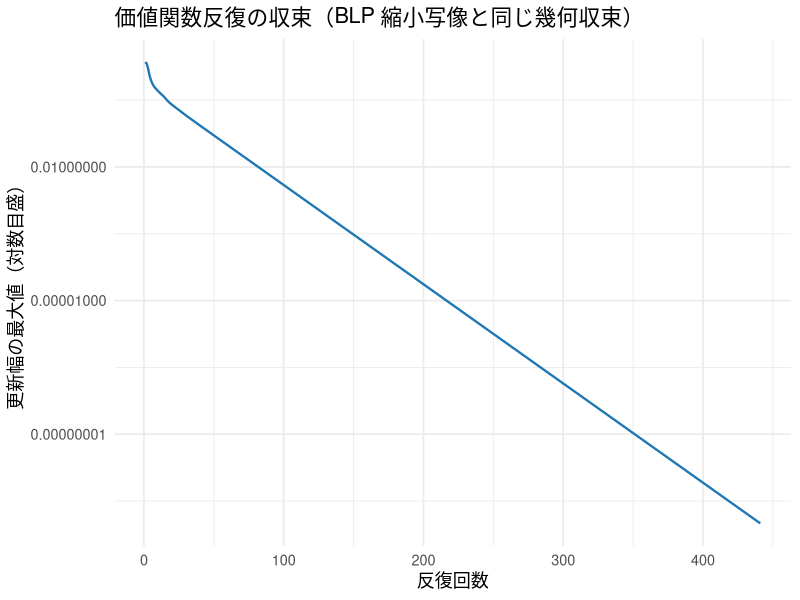
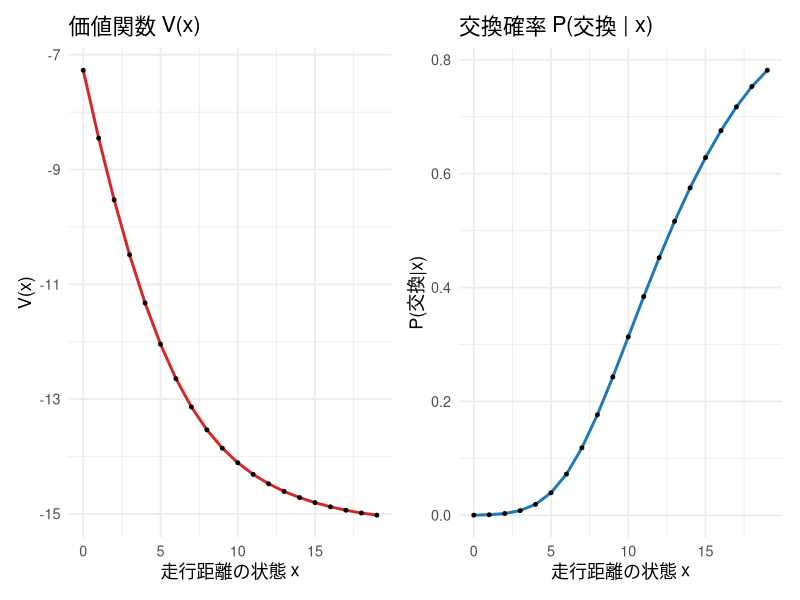
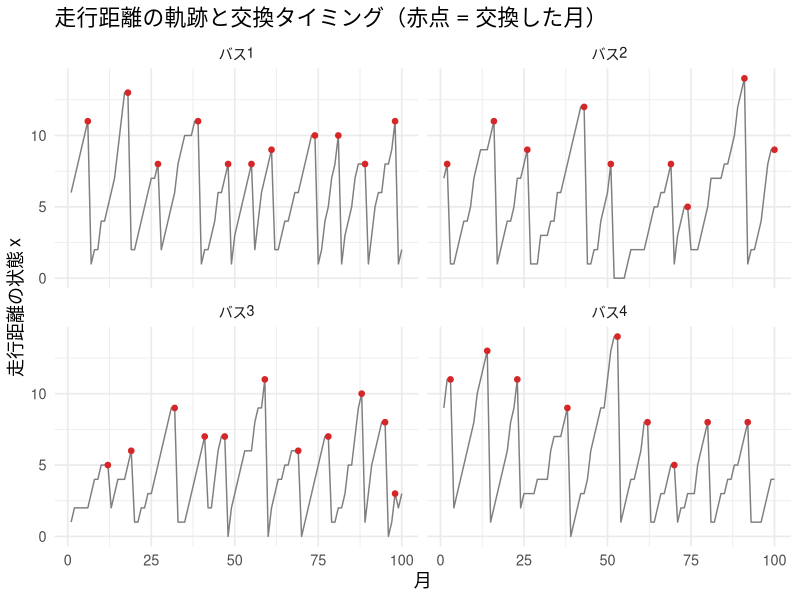
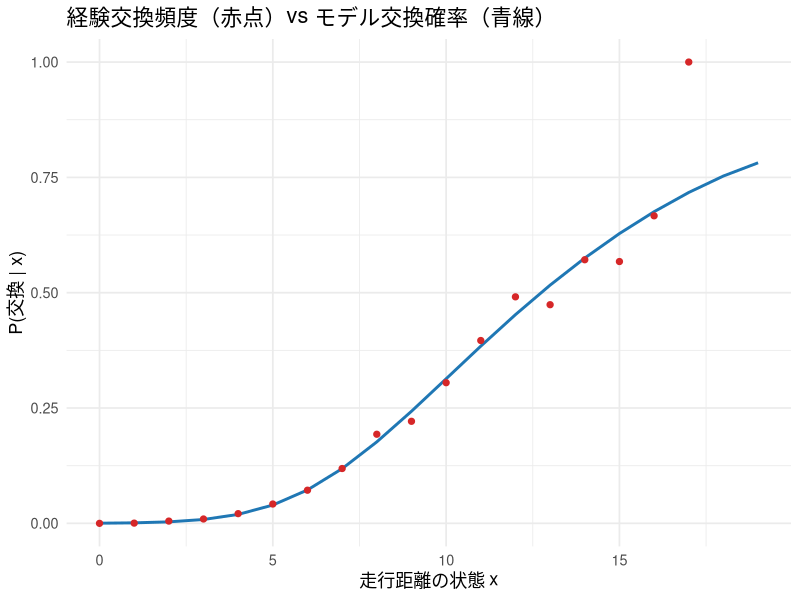
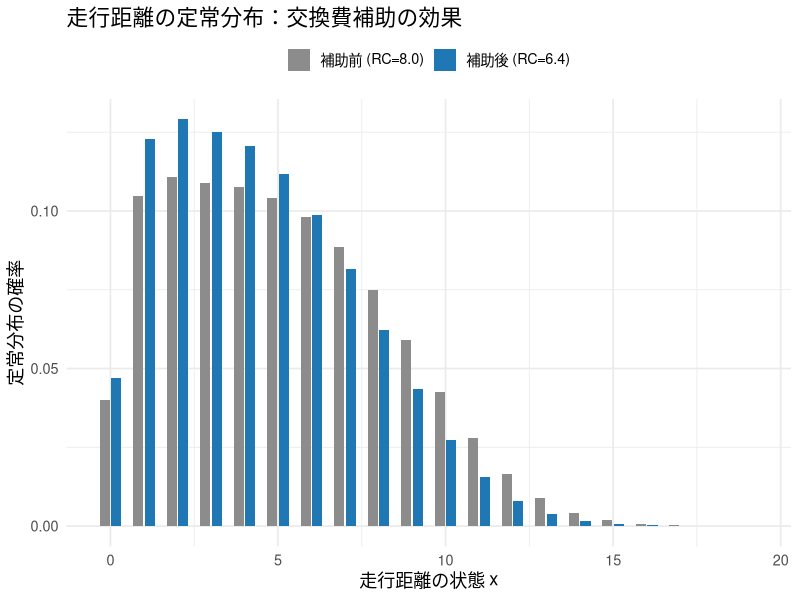

Source code (R) for these figures, in order:
## ---- chunk 1
#| include: false
library(ggplot2)
library(dplyr)
library(tidyr)
library(knitr)

set.seed(202613)

theme_lecture <- function() {
  fam <- if (Sys.info()[["sysname"]] == "Darwin") "Hiragino Sans" else ""
  theme_minimal(base_size = 13, base_family = fam)
}
theme_set(theme_lecture())
knitr::opts_chunk$set(fig.align = "center", dpi = 144)
options(scipen = 8)
## ---- chunk 2
# ---- モデルの基本設定 ----
K     <- 20            # 走行距離の状態数（0..19）
beta  <- 0.95          # 割引因子（固定）
theta1_true <- 0.15    # 維持費の傾き（1状態あたり）
RC_true     <- 8.0     # エンジン交換費
p_trans <- c(0.30, 0.55, 0.15)   # 1期に +0/+1/+2 状態進む確率
EULER   <- 0.5772156649015329    # Euler 定数（logsum の定数項）

xs <- 0:(K - 1)        # 状態の値そのもの（走行距離）

# 状態遷移行列を作る
# P0: 維持したとき（x から距離が進む）, P1: 交換したとき（0 にリセットして進む）
build_transition <- function(K, p) {
  nj <- length(p)
  P0 <- matrix(0, K, K)
  P1 <- matrix(0, K, K)
  for (x in 1:K) {          # R は 1-index。状態値は (x-1)
    xv <- x - 1
    for (j in 1:nj) {
      jj <- j - 1
      P0[x, min(xv + jj, K - 1) + 1] <- P0[x, min(xv + jj, K - 1) + 1] + p[j]
      P1[x, min(0  + jj, K - 1) + 1] <- P1[x, min(0  + jj, K - 1) + 1] + p[j]
    }
  }
  list(P0 = P0, P1 = P1)
}
tr <- build_transition(K, p_trans)
P0 <- tr$P0; P1 <- tr$P1

# 各行が確率分布になっているか確認
cat("P0 の行和の範囲:", round(range(rowSums(P0)), 8), "\n")
cat("P1 の行和の範囲:", round(range(rowSums(P1)), 8), "\n")
cat("P1 は全行が同じ（交換=リセットなので現在状態によらない）:",
    all(abs(sweep(P1, 2, P1[1, ], "-")) < 1e-12), "\n")
## ---- chunk 3
# flow utility: u(x,0) = -theta1*x, u(x,1) = -RC
flow_utils <- function(theta1, RC) {
  list(u0 = -theta1 * xs, u1 = rep(-RC, K))
}

# 価値関数反復：Bellman 作用素を収束まで繰り返す
# bta は割引因子。既定では大域の beta（=0.95）を使うが、myopic 比較のために引数化しておく。
solve_vfi <- function(theta1, RC, tol = 1e-10, maxit = 2000, trace = FALSE, bta = beta) {
  uu <- flow_utils(theta1, RC)
  V  <- rep(0, K)
  errs <- numeric(0)
  for (it in 1:maxit) {
    v0 <- uu$u0 + bta * as.vector(P0 %*% V)   # choice-specific value（維持）
    v1 <- uu$u1 + bta * as.vector(P1 %*% V)   # choice-specific value（交換）
    m  <- pmax(v0, v1)                         # 数値安定化：各状態で最大値を引く
    Vnew <- m + log(exp(v0 - m) + exp(v1 - m)) + EULER   # logsum + Euler 定数
    err  <- max(abs(Vnew - V))
    errs <- c(errs, err)
    V <- Vnew
    if (err < tol) break
  }
  v0 <- uu$u0 + bta * as.vector(P0 %*% V)
  v1 <- uu$u1 + bta * as.vector(P1 %*% V)
  list(V = V, v0 = v0, v1 = v1, errs = errs, niter = length(errs))
}

# 交換確率（logit）
ccp_replace <- function(v0, v1) {
  m <- pmax(v0, v1)
  exp(v1 - m) / (exp(v0 - m) + exp(v1 - m))
}

sol <- solve_vfi(theta1_true, RC_true, tol = 1e-10, trace = TRUE)
cat("価値関数反復が収束するまでの反復数:", sol$niter, "\n")
cat("最終更新幅:", sol$errs[sol$niter], "\n")
## ---- chunk 4
#| fig-cap: "価値関数反復の収束。誤差が対数目盛でほぼ直線に落ちる = 幾何収束（縮小係数 = beta）。"
df_conv <- data.frame(iter = seq_along(sol$errs), err = sol$errs)
ggplot(df_conv, aes(iter, err)) +
  geom_line(color = "#1f77b4", linewidth = 0.8) +
  scale_y_log10() +
  labs(title = "価値関数反復の収束（BLP 縮小写像と同じ幾何収束）",
       x = "反復回数", y = "更新幅の最大値（対数目盛）")

# 更新幅の比が beta に近づくことを確認
ratios <- sol$errs[6:15] / sol$errs[5:14]
cat("更新幅の比（beta=0.95 に近づくはず）:", round(ratios, 3), "\n")
## ---- chunk 5
#| fig-cap: "解けた価値関数 V(x) と交換確率 P(交換|x)。距離が伸びるほど交換確率が上がる S 字。"
library(patchwork)
Pr <- ccp_replace(sol$v0, sol$v1)

p_V <- ggplot(data.frame(x = xs, V = sol$V), aes(x, V)) +
  geom_line(color = "#d62728", linewidth = 1) + geom_point(size = 1) +
  labs(title = "価値関数 V(x)", x = "走行距離の状態 x", y = "V(x)")

p_P <- ggplot(data.frame(x = xs, P = Pr), aes(x, P)) +
  geom_line(color = "#1f77b4", linewidth = 1) + geom_point(size = 1) +
  labs(title = "交換確率 P(交換 | x)", x = "走行距離の状態 x", y = "P(交換|x)")

p_V + p_P

cat("P(交換|x) が単調増加:", all(diff(Pr) >= -1e-12), "\n")
cat("P(交換|x) の例（x=0,5,10,15,19）:", round(Pr[c(1, 6, 11, 16, 20)], 4), "\n")
## ---- chunk 6
# パネルシミュレーション：n_bus 台 x n_month ヶ月
simulate_panel <- function(n_bus, n_month, theta1, RC, burn = 50) {
  sol <- solve_vfi(theta1, RC, tol = 1e-10)
  Pr  <- ccp_replace(sol$v0, sol$v1)
  total_T <- n_month + burn
  X <- matrix(0L, n_bus, total_T)   # 走行距離状態（値 0..K-1 を格納）
  A <- matrix(0L, n_bus, total_T)   # 行動（0=維持, 1=交換）
  x <- sample(0:(K - 1), n_bus, replace = TRUE)   # 初期状態をランダムに
  for (t in 1:total_T) {
    u <- runif(n_bus)
    a <- as.integer(u < Pr[x + 1])                # 状態 x の交換確率で判定
    X[, t] <- x
    A[, t] <- a
    jump <- sample(0:2, n_bus, replace = TRUE, prob = p_trans)   # 距離の進み
    x <- ifelse(a == 1L, pmin(0 + jump, K - 1), pmin(x + jump, K - 1))
  }
  # burn-in を捨てて定常に近い部分だけ返す
  list(X = X[, (burn + 1):total_T], A = A[, (burn + 1):total_T])
}

n_bus <- 200; n_month <- 100
panel <- simulate_panel(n_bus, n_month, theta1_true, RC_true)
X <- panel$X; A <- panel$A

cat("パネルのセル数:", length(X), "（", n_bus, "台 x", n_month, "ヶ月 ）\n")
cat("全体の交換率:", round(mean(A), 4), "\n")
cat("平均走行距離（全セル）:", round(mean(X), 3), "\n")
## ---- chunk 7
#| fig-cap: "数台のバスの走行距離の軌跡。距離が伸びては、交換でリセットされる（のこぎり歯 = replacement cycle）。"
show_bus <- c(1, 2, 3, 4)
df_traj <- do.call(rbind, lapply(show_bus, function(b) {
  data.frame(month = 1:n_month, mileage = X[b, ], bus = paste0("バス", b),
             replace = A[b, ])
}))
ggplot(df_traj, aes(month, mileage)) +
  geom_line(color = "grey50") +
  geom_point(data = subset(df_traj, replace == 1), aes(month, mileage),
             color = "#d62728", size = 1.6) +
  facet_wrap(~ bus, ncol = 2) +
  labs(title = "走行距離の軌跡と交換タイミング（赤点 = 交換した月）",
       x = "月", y = "走行距離の状態 x")
## ---- chunk 8
#| fig-cap: "状態ごとの経験交換頻度（点）とモデルの交換確率（線）。よく一致している。"
freq_by_state <- sapply(0:(K - 1), function(xv) {
  mask <- (X == xv)
  if (sum(mask) > 0) mean(A[mask]) else NA_real_
})
count_by_state <- sapply(0:(K - 1), function(xv) sum(X == xv))

df_freq <- data.frame(x = xs, emp = freq_by_state, model = Pr, n = count_by_state)
ggplot(df_freq, aes(x)) +
  geom_line(aes(y = model), color = "#1f77b4", linewidth = 1) +
  geom_point(aes(y = emp), color = "#d62728", size = 1.8) +
  labs(title = "経験交換頻度（赤点）vs モデル交換確率（青線）",
       x = "走行距離の状態 x", y = "P(交換 | x)")

cat("状態ごとの観測数:", count_by_state, "\n")
## ---- chunk 9
# NFXP の負の対数尤度。theta = (theta1, RC)。内側で VFI を解き切る。
neg_loglik_nfxp <- function(theta, X, A) {
  theta1 <- theta[1]; RC <- theta[2]
  if (theta1 <= 0 || RC <= 0) return(1e10)   # パラメータは正
  sol <- solve_vfi(theta1, RC, tol = 1e-8, maxit = 1000)   # ← 内側で DP を解き切る
  # 数値安定な log P：logaddexp(v0, v1)
  m   <- pmax(sol$v0, sol$v1)
  lae <- m + log(exp(sol$v0 - m) + exp(sol$v1 - m))   # log(exp v0 + exp v1)
  logp1 <- sol$v1 - lae     # log P(交換|x)
  logp0 <- sol$v0 - lae     # log P(維持|x)
  xr <- as.vector(X) + 1    # 状態を 1-index に
  ar <- as.vector(A)
  ll <- sum(ifelse(ar == 1L, logp1[xr], logp0[xr]))
  -ll
}

# 外側の最適化（Nelder-Mead）。実行時間を測る。
t0 <- Sys.time()
fit_nfxp <- optim(par = c(0.10, 5.0), fn = neg_loglik_nfxp,
                  X = X, A = A, method = "Nelder-Mead",
                  control = list(reltol = 1e-9, maxit = 2000),
                  hessian = TRUE)
t1 <- Sys.time()
nfxp_time <- as.numeric(difftime(t1, t0, units = "secs"))

theta_hat_nfxp <- fit_nfxp$par
cat("NFXP 推定値 (theta1, RC):", round(theta_hat_nfxp, 4), "\n")
cat("真値            (theta1, RC):", c(theta1_true, RC_true), "\n")
cat("NFXP の実行時間:", round(nfxp_time, 2), "秒\n")
## ---- chunk 10
vcov_nfxp <- solve(fit_nfxp$hessian)
se_nfxp   <- sqrt(diag(vcov_nfxp))

recovery_nfxp <- data.frame(
  parameter = c("theta1（維持費の傾き）", "RC（交換費）"),
  truth     = c(theta1_true, RC_true),
  estimate  = round(theta_hat_nfxp, 4),
  se        = round(se_nfxp, 4),
  ci_lower  = round(theta_hat_nfxp - 1.96 * se_nfxp, 4),
  ci_upper  = round(theta_hat_nfxp + 1.96 * se_nfxp, 4)
)
kable(recovery_nfxp, caption = "NFXP：真値回収と標準誤差（真値は 95%CI 内）")
## ---- chunk 11
# 真の CCP で finite-dependence 恒等式を検算する
diffP <- P1 - P0                       # (K x K) 各行 x
sol_true <- solve_vfi(theta1_true, RC_true, tol = 1e-12)   # 真値で DP を精密に解く
P1c <- ccp_replace(sol_true$v0, sol_true$v1)               # 真の CCP P(交換|x)
P0c <- 1 - P1c
logP1 <- log(P1c); logP0 <- log(P0c)

# y(x) = [logP1 - logP0] + beta * (P1 - P0) 行 x logP1
y_true <- logP1 - logP0 + beta * as.vector(diffP %*% logP1)
target <- theta1_true * xs - RC_true    # あるべき値

cat("恒等式の最大誤差 max|y - (theta1*x - RC)|:", max(abs(y_true - target)), "\n")

# y を (1, x) に回帰 → 傾き=theta1, 切片=-RC
fit_check <- lm(y_true ~ xs)
cat("検算：theta1 =", round(coef(fit_check)[2], 6),
    " RC =", round(-coef(fit_check)[1], 6), "（真値 0.15, 8.0）\n")
## ---- chunk 12
# 状態ごとの交換回数 n1 と観測回数 n
n_x  <- sapply(0:(K - 1), function(xv) sum(X == xv))
n1_x <- sapply(0:(K - 1), function(xv) sum(A[X == xv]))

# Laplace 平滑化した CCP
Psm  <- (n1_x + 0.5) / (n_x + 1.0)
logP1h <- log(Psm); logP0h <- log(1 - Psm)

# 将来項の logP1：到達しうる x' の CCP が必要。未観測の状態は隣（1つ下）で代用。
logP1h_full <- logP1h
for (xv in 1:K) if (n_x[xv] == 0) logP1h_full[xv] <- logP1h_full[xv - 1]

# y(x) をデータの CCP で計算
y_hat <- logP1h - logP0h + beta * as.vector(diffP %*% logP1h_full)

# 観測数 >= 30 の状態だけ、観測数で重み付けして回帰（WLS）
good <- n_x >= 30
t0 <- Sys.time()
fit_ccp <- lm(y_hat ~ xs, weights = n_x, subset = good)
t1 <- Sys.time()
ccp_time <- as.numeric(difftime(t1, t0, units = "secs"))

theta1_ccp <- as.numeric(coef(fit_ccp)[2])
RC_ccp     <- as.numeric(-coef(fit_ccp)[1])
cat("CCP 推定値：theta1 =", round(theta1_ccp, 4), " RC =", round(RC_ccp, 4), "\n")
cat("使った状態数:", sum(good), " / ", K, "\n")
cat("CCP の実行時間:", signif(ccp_time, 3), "秒（回帰1本）\n")
## ---- chunk 13
compare_tbl <- data.frame(
  method   = c("NFXP (Rust)", "CCP (Hotz-Miller)"),
  theta1   = round(c(theta_hat_nfxp[1], theta1_ccp), 4),
  RC       = round(c(theta_hat_nfxp[2], RC_ccp), 4),
  time_sec = signif(c(nfxp_time, ccp_time), 3),
  DP_solve = c("毎評価で解き切る", "一度も解かない")
)
kable(compare_tbl, caption = "NFXP vs CCP：推定値と計算時間",
      row.names = FALSE)

# 速度比（ccp_time が測定精度以下でも安定するよう下限を置く）
speed_ratio <- nfxp_time / max(ccp_time, 1e-4)
cat("CCP は NFXP のおよそ", format(round(speed_ratio), big.mark = ","),
    "分の1の時間で、近い答えを出した（回帰1本 vs DP を何十回も解き直す）。\n")
## ---- chunk 14
# 方針（交換確率 Pr）が誘導する状態遷移行列 M と、その定常分布
policy_transition <- function(Pr) {
  # 状態 x から：確率 Pr で交換（P1 の行）、1-Pr で維持（P0 の行）
  (1 - Pr) * P0 + Pr * P1        # 各行を Pr[x], (1-Pr[x]) で重み付け（R のリサイクルに注意）
}
ergodic_dist <- function(M) {
  # d M = d, sum d = 1 を解く（(M' - I) の零空間 + 正規化）
  A <- rbind(t(M) - diag(K), rep(1, K))
  b <- c(rep(0, K), 1)
  d <- qr.solve(A, b)             # 最小二乗で解く
  d / sum(d)
}

summarize_policy <- function(theta1, RC, label, bta = beta) {
  s  <- solve_vfi(theta1, RC, tol = 1e-10, bta = bta)
  Pr <- ccp_replace(s$v0, s$v1)
  M  <- policy_transition(Pr)
  d  <- ergodic_dist(M)
  rep_rate <- sum(d * Pr)         # 長期交換率
  mean_mi  <- sum(d * xs)         # 長期平均走行距離
  cat(sprintf("  %s：長期交換率 = %.4f, 平均走行距離 = %.3f\n", label, rep_rate, mean_mi))
  list(rep_rate = rep_rate, mean_mi = mean_mi, d = d, Pr = Pr)
}

cat("反実仮想：交換費 RC を 20% 補助（推定した動学モデルで解き直す）\n")
base_cf <- summarize_policy(theta1_true, RC_true,       "補助前 RC=8.0")
sub_cf  <- summarize_policy(theta1_true, RC_true * 0.8, "補助後 RC=6.4")

cat(sprintf("  => 交換率:   %.4f -> %.4f  (%+.1f%%)\n",
            base_cf$rep_rate, sub_cf$rep_rate,
            (sub_cf$rep_rate / base_cf$rep_rate - 1) * 100))
cat(sprintf("  => 平均走行距離: %.3f -> %.3f  (%+.1f%%)\n",
            base_cf$mean_mi, sub_cf$mean_mi,
            (sub_cf$mean_mi / base_cf$mean_mi - 1) * 100))
## ---- chunk 15
#| fig-cap: "交換費 20% 補助の前後で、走行距離の定常分布がどう変わるか。補助後は低走行距離側に寄る。"
df_cf <- rbind(
  data.frame(x = xs, dens = base_cf$d, policy = "補助前 (RC=8.0)"),
  data.frame(x = xs, dens = sub_cf$d,  policy = "補助後 (RC=6.4)")
)
ggplot(df_cf, aes(x, dens, fill = policy)) +
  geom_col(position = position_dodge(width = 0.7), width = 0.6) +
  scale_fill_manual(values = c("補助前 (RC=8.0)" = "grey55", "補助後 (RC=6.4)" = "#1f77b4")) +
  labs(title = "走行距離の定常分布：交換費補助の効果",
       x = "走行距離の状態 x", y = "定常分布の確率", fill = NULL) +
  theme(legend.position = "top")
## ---- chunk 16
# 大きめの標本で myopic の系統的バイアスを見る（ノイズではなく偏りを見たい）
panel_big <- simulate_panel(2000, 300, theta1_true, RC_true)
Xb <- panel_big$X; Ab <- panel_big$A

# myopic (beta=0) の logit MLE：v0=-theta1*x, v1=-RC を直接使う
neg_loglik_myopic <- function(theta, X, A) {
  theta1 <- theta[1]; RC <- theta[2]
  if (theta1 <= 0 || RC <= 0) return(1e10)
  v0 <- -theta1 * xs; v1 <- rep(-RC, K)
  m  <- pmax(v0, v1)
  lae <- m + log(exp(v0 - m) + exp(v1 - m))
  logp1 <- v1 - lae; logp0 <- v0 - lae
  xr <- as.vector(X) + 1; ar <- as.vector(A)
  -sum(ifelse(ar == 1L, logp1[xr], logp0[xr]))
}
fit_myopic <- optim(c(0.10, 5.0), neg_loglik_myopic, X = Xb, A = Ab,
                    method = "Nelder-Mead", control = list(reltol = 1e-9))
# 参照：同じ大標本での動学（正しい）推定
fit_dyn_big <- optim(c(0.10, 5.0), neg_loglik_nfxp, X = Xb, A = Ab,
                     method = "Nelder-Mead", control = list(reltol = 1e-9))

est_tbl <- data.frame(
  model  = c("真値", "動学 (beta=0.95, 正しい)", "myopic (beta=0, 誤り)"),
  theta1 = round(c(theta1_true, fit_dyn_big$par[1], fit_myopic$par[1]), 4),
  RC     = round(c(RC_true,     fit_dyn_big$par[2], fit_myopic$par[2]), 4)
)
kable(est_tbl, caption = "同じデータを動学 vs myopic で推定：myopic は theta1 を大きく歪める",
      row.names = FALSE)
## ---- chunk 17
cat("反実仮想（RC 20%補助）の予測：正しい動学 vs myopic\n")
# 正しい動学：真の theta を、正しい beta=0.95 の DP で解いて予測
truth0 <- summarize_policy(theta1_true, RC_true,       "真実 補助前")
truth1 <- summarize_policy(theta1_true, RC_true * 0.8, "真実 補助後")

# myopic 分析者：歪んだ推定 theta を、自分のモデル（beta=0）で解いて予測
myo0 <- summarize_policy(fit_myopic$par[1], fit_myopic$par[2],       "myopic 補助前", bta = 0)
myo1 <- summarize_policy(fit_myopic$par[1], fit_myopic$par[2] * 0.8, "myopic 補助後", bta = 0)

cf_compare <- data.frame(
  analysis = c("正しい動学", "myopic (誤り)"),
  rep_before = round(c(truth0$rep_rate, myo0$rep_rate), 4),
  rep_after  = round(c(truth1$rep_rate, myo1$rep_rate), 4),
  rep_change_pct = round(c((truth1$rep_rate / truth0$rep_rate - 1) * 100,
                           (myo1$rep_rate / myo0$rep_rate - 1) * 100), 1)
)
kable(cf_compare, caption = "RC 20%補助の効果予測：myopic は交換率の増加を大きく過大評価",
      row.names = FALSE)
